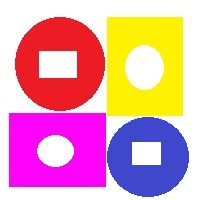
%> input picture Prova 2 tipo 3/prv2.jpg, 200 x 200 px
$ octave AntonioCarlosProva2_PDI.m   (GNU Octave 9; MATLAB toolbox functions it lacks are replaced by stand-ins)
%> lines starting %> are read from the running program, lines starting %| are printed output that depends on the picture; in (x1, y1, x2, y2) boxes, pixels count from 0 and x2, y2 are one past the last pixel; in counts of white or black regions, pixels touching at a corner belong together; the program's own positions count from 1
pkg load image;

close all;
clear all;

entrada1 = imread('./prv2.jpg');
%> entrada1 is the input picture: size 200x200x3 uint8; mean R, G, B 228, 160.5, 176.9
entrada2 = imread('./ruido1.jpg');
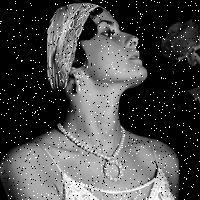
%> input picture Prova 2 tipo 3/ruido1.jpg, 200 x 200 px
%> entrada2 is the input picture: size 200x200 uint8; min 0, max 255, mean 76.9

m1 = zeros(size(entrada1, 1));

# ===========================================
# questao 1 com for
# ===========================================

for i=1:size(entrada1, 1)
  for j=1:size(entrada1, 2)
    # amarelo
    if (
        (entrada1(i,j,1) > 200)
        &&
        (entrada1(i,j,2) > 200)
        &&
        (entrada1(i,j,3) < 100)
       )
       m1(i,j) = 1;
    end
    # azul
    if (
        (entrada1(i,j,1) > 40) && (entrada1(i,j,1) < 100)
        &&
        (entrada1(i,j,2) > 40) && (entrada1(i,j,2) < 100)
        &&
        (entrada1(i,j,3) > 150)
       )
      m1(i,j) = 1;
    end
  end
end
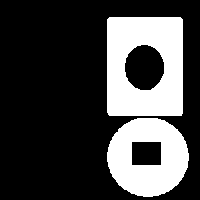
%> m1: size 200x200 double; values 0 (black) and 1 (white), 26.4% white; 2 white regions, box (x1, y1, x2, y2) and area: (107, 17, 183, 116) 6130, (107, 118, 189, 197) 4422

figure('Name', "questao 1");
imshow(m1);

# ===========================================
# questao 2
# ===========================================

EE = [ 1 1 1 1 1;1 1 1 1 1;1 1 1 1 1;1 1 1 1 1;1 1 1 1 1 ];
m2 = m1;

# dilatou
for i=3:size(m1, 1)-2
  for j=3:size(m1, 2)-2
    if (m1(i,j))
      viz = m1(i-2:i+2, j-2:j+2);
      if(sum(sum(EE == viz)) == 25)
        m2(i,2) = 1;
      else
        m2(i-2:i+2, j-2:j+2) = EE;
      end
    end
  end
end
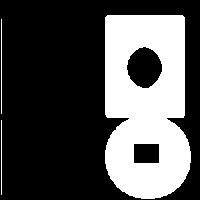
%> m2: size 200x200 double; values 0 (black) and 1 (white), 31.4% white; 3 white regions, box (x1, y1, x2, y2) and area: (105, 15, 191, 199) 12384, (1, 19, 2, 114) 95, (1, 120, 2, 195) 75
%> after the loop, viz = [1 1 1 1 1; 1 1 1 1 1; 1 1 1 0 0; 0 0 0 0 0; 0 0 0 0 0]
# dilatou dnv
m3 = m2;
for i=3:size(m2, 1)-2
  for j=3:size(m2, 2)-2
    if (m2(i,j))
      viz = m2(i-2:i+2, j-2:j+2);
      if(sum(sum(EE == viz)) == 25)
        m3(i,2) = 1;
      else
        m3(i-2:i+2, j-2:j+2) = EE;
      end
    end
  end
end
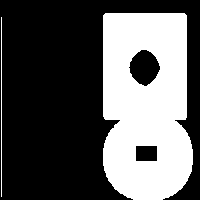
%> m3: size 200x200 double; values 0 (black) and 1 (white), 35.6% white; 2 white regions, box (x1, y1, x2, y2) and area: (103, 13, 193, 200) 14060, (1, 17, 2, 197) 180

#erodiu
##m3 = m1;
##
##for i=2:size(m1, 1)-1
##  for j=2:size(m1, 2)-1
##    if (m1(i,j))
##      viz = m1(i-2:i+2, j-2:j+2);
##      if(sum(sum(EE == viz)) != 25)
##        m3(i,j) = 0;
##      end
##    end
##  end
##end

bordas = m3-m2;
%> bordas: size 200x200 double; values 0 (black) and 1 (white), 4.2% white in thin lines or dots, all inside (x1, y1, x2, y2) = (1, 13, 193, 200)

figure('Name', "questao2");
imshow(bordas);

# ===========================================
#questao 3
# ===========================================
imSuavizada = entrada2;

for i=2:size(entrada2, 1)-1
  for j=2:size(entrada2, 2)-1
    viz = entrada2(i-1:i+1, j-1:j+1);
    imSuavizada(i,j) = median(median(viz));
  end
end
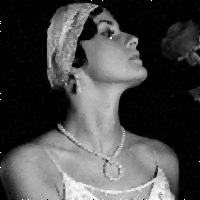
%> imSuavizada: size 200x200 uint8; min 0, max 255, mean 73.8

figure('Name', "questao3");
imshow(imSuavizada);

# ===========================================
#questao 4
# ===========================================
imBlur = imSuavizada;

for i=3:size(imSuavizada, 1)-2
  for j=3:size(imSuavizada, 2)-2
    viz = imSuavizada(i-2:i+2, j-2:j+2);
    imBlur(i,j) = sum(sum(viz))/25;
  end
end
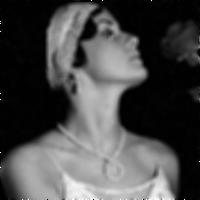
%> imBlur: size 200x200 uint8; min 0, max 255, mean 73.8; mean of the top-left, top-right, bottom-left and bottom-right quarters 53.2, 47.9, 107.5, 86.6

diffImg = imSuavizada - imBlur;
imFinal = imSuavizada + 3.5*diffImg;
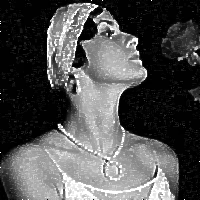
%> imFinal: size 200x200 uint8; min 0, max 255, mean 82


figure("Name", "quase a questao4");
imshow(imFinal);
#{#}
